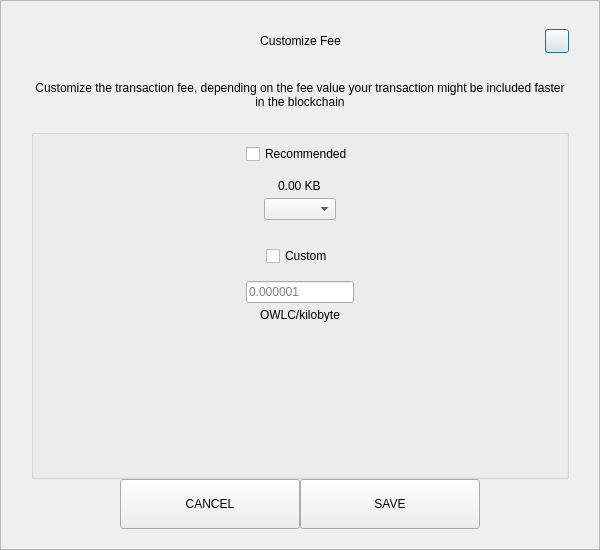
<?xml version="1.0" encoding="UTF-8"?>
<ui version="4.0">
 <class>SendCustomFeeDialog</class>
 <widget class="QDialog" name="SendCustomFeeDialog">
  <property name="geometry">
   <rect>
    <x>0</x>
    <y>0</y>
    <width>600</width>
    <height>550</height>
   </rect>
  </property>
  <property name="windowTitle">
   <string>Form</string>
  </property>
  <layout class="QVBoxLayout" name="verticalLayout_3">
   <property name="spacing">
    <number>0</number>
   </property>
   <property name="leftMargin">
    <number>0</number>
   </property>
   <property name="topMargin">
    <number>0</number>
   </property>
   <property name="rightMargin">
    <number>0</number>
   </property>
   <property name="bottomMargin">
    <number>0</number>
   </property>
   <item>
    <widget class="QFrame" name="frame">
     <property name="styleSheet">
      <string notr="true"/>
     </property>
     <property name="frameShape">
      <enum>QFrame::StyledPanel</enum>
     </property>
     <property name="frameShadow">
      <enum>QFrame::Raised</enum>
     </property>
     <layout class="QVBoxLayout" name="verticalLayout_2">
      <property name="spacing">
       <number>0</number>
      </property>
      <property name="leftMargin">
       <number>30</number>
      </property>
      <property name="topMargin">
       <number>20</number>
      </property>
      <property name="rightMargin">
       <number>30</number>
      </property>
      <property name="bottomMargin">
       <number>20</number>
      </property>
      <item>
       <layout class="QHBoxLayout" name="horizontalLayout_3">
        <property name="spacing">
         <number>0</number>
        </property>
        <item>
         <spacer name="horizontalSpacer_21">
          <property name="orientation">
           <enum>Qt::Horizontal</enum>
          </property>
          <property name="sizeHint" stdset="0">
           <size>
            <width>40</width>
            <height>20</height>
           </size>
          </property>
         </spacer>
        </item>
        <item>
         <widget class="QLabel" name="labelTitle">
          <property name="minimumSize">
           <size>
            <width>0</width>
            <height>40</height>
           </size>
          </property>
          <property name="maximumSize">
           <size>
            <width>16777215</width>
            <height>40</height>
           </size>
          </property>
          <property name="styleSheet">
           <string notr="true">padding-left:24px;</string>
          </property>
          <property name="text">
           <string>Customize Fee</string>
          </property>
          <property name="alignment">
           <set>Qt::AlignCenter</set>
          </property>
          <property name="margin">
           <number>7</number>
          </property>
         </widget>
        </item>
        <item>
         <spacer name="horizontalSpacer">
          <property name="orientation">
           <enum>Qt::Horizontal</enum>
          </property>
          <property name="sizeHint" stdset="0">
           <size>
            <width>40</width>
            <height>20</height>
           </size>
          </property>
         </spacer>
        </item>
        <item>
         <widget class="QPushButton" name="btnEsc">
          <property name="minimumSize">
           <size>
            <width>24</width>
            <height>24</height>
           </size>
          </property>
          <property name="maximumSize">
           <size>
            <width>24</width>
            <height>24</height>
           </size>
          </property>
          <property name="text">
           <string/>
          </property>
         </widget>
        </item>
       </layout>
      </item>
      <item>
       <spacer name="verticalSpacer_2">
        <property name="orientation">
         <enum>Qt::Vertical</enum>
        </property>
        <property name="sizeType">
         <enum>QSizePolicy::Fixed</enum>
        </property>
        <property name="sizeHint" stdset="0">
         <size>
          <width>20</width>
          <height>20</height>
         </size>
        </property>
       </spacer>
      </item>
      <item>
       <widget class="QLabel" name="labelMessage">
        <property name="text">
         <string>Customize the transaction fee, depending on the fee value your transaction might be included faster in the blockchain</string>
        </property>
        <property name="alignment">
         <set>Qt::AlignCenter</set>
        </property>
        <property name="wordWrap">
         <bool>true</bool>
        </property>
       </widget>
      </item>
      <item>
       <spacer name="verticalSpacer_3">
        <property name="orientation">
         <enum>Qt::Vertical</enum>
        </property>
        <property name="sizeType">
         <enum>QSizePolicy::Fixed</enum>
        </property>
        <property name="sizeHint" stdset="0">
         <size>
          <width>20</width>
          <height>20</height>
         </size>
        </property>
       </spacer>
      </item>
      <item>
       <widget class="QGroupBox" name="groupBox">
        <property name="title">
         <string/>
        </property>
        <layout class="QVBoxLayout" name="verticalLayout">
         <property name="leftMargin">
          <number>12</number>
         </property>
         <property name="rightMargin">
          <number>12</number>
         </property>
         <item>
          <layout class="QVBoxLayout" name="verticalLayout_4">
           <property name="spacing">
            <number>5</number>
           </property>
           <item alignment="Qt::AlignHCenter">
            <widget class="QCheckBox" name="checkBoxRecommended">
             <property name="text">
              <string>Recommended</string>
             </property>
            </widget>
           </item>
           <item>
            <spacer name="verticalSpacer_5">
             <property name="orientation">
              <enum>Qt::Vertical</enum>
             </property>
             <property name="sizeType">
              <enum>QSizePolicy::Fixed</enum>
             </property>
             <property name="sizeHint" stdset="0">
              <size>
               <width>20</width>
               <height>10</height>
              </size>
             </property>
            </spacer>
           </item>
           <item alignment="Qt::AlignHCenter">
            <widget class="QLabel" name="labelFee">
             <property name="text">
              <string>0.00 KB</string>
             </property>
            </widget>
           </item>
           <item alignment="Qt::AlignHCenter">
            <widget class="QComboBox" name="comboBoxRecommended"/>
           </item>
          </layout>
         </item>
         <item>
          <spacer name="verticalSpacer">
           <property name="orientation">
            <enum>Qt::Vertical</enum>
           </property>
           <property name="sizeType">
            <enum>QSizePolicy::Fixed</enum>
           </property>
           <property name="sizeHint" stdset="0">
            <size>
             <width>20</width>
             <height>20</height>
            </size>
           </property>
          </spacer>
         </item>
         <item>
          <layout class="QVBoxLayout" name="verticalLayout_5">
           <property name="spacing">
            <number>5</number>
           </property>
           <item alignment="Qt::AlignHCenter">
            <widget class="QCheckBox" name="checkBoxCustom">
             <property name="text">
              <string>Custom</string>
             </property>
            </widget>
           </item>
           <item>
            <spacer name="verticalSpacer_6">
             <property name="orientation">
              <enum>Qt::Vertical</enum>
             </property>
             <property name="sizeType">
              <enum>QSizePolicy::Fixed</enum>
             </property>
             <property name="sizeHint" stdset="0">
              <size>
               <width>20</width>
               <height>10</height>
              </size>
             </property>
            </spacer>
           </item>
           <item alignment="Qt::AlignHCenter">
            <widget class="QLineEdit" name="lineEditCustomFee">
             <property name="placeholderText">
              <string notr="true">0.000001</string>
             </property>
            </widget>
           </item>
           <item alignment="Qt::AlignHCenter">
            <widget class="QLabel" name="labelCustomFee">
             <property name="text">
              <string>OWLC/kilobyte</string>
             </property>
            </widget>
           </item>
          </layout>
         </item>
         <item>
          <spacer name="verticalSpacer_4">
           <property name="orientation">
            <enum>Qt::Vertical</enum>
           </property>
           <property name="sizeHint" stdset="0">
            <size>
             <width>20</width>
             <height>40</height>
            </size>
           </property>
          </spacer>
         </item>
        </layout>
       </widget>
      </item>
      <item>
       <layout class="QHBoxLayout" name="horizontalLayout" stretch="1,2,2,1">
        <item>
         <spacer name="horizontalSpacer1">
          <property name="orientation">
           <enum>Qt::Horizontal</enum>
          </property>
          <property name="sizeHint" stdset="0">
           <size>
            <width>40</width>
            <height>20</height>
           </size>
          </property>
         </spacer>
        </item>
        <item>
         <widget class="QPushButton" name="btnCancel">
          <property name="minimumSize">
           <size>
            <width>180</width>
            <height>50</height>
           </size>
          </property>
          <property name="focusPolicy">
           <enum>Qt::NoFocus</enum>
          </property>
          <property name="text">
           <string>CANCEL</string>
          </property>
         </widget>
        </item>
        <item>
         <widget class="QPushButton" name="btnSave">
          <property name="minimumSize">
           <size>
            <width>180</width>
            <height>50</height>
           </size>
          </property>
          <property name="focusPolicy">
           <enum>Qt::NoFocus</enum>
          </property>
          <property name="text">
           <string>SAVE</string>
          </property>
         </widget>
        </item>
        <item>
         <spacer name="horizontalSpacer_2">
          <property name="orientation">
           <enum>Qt::Horizontal</enum>
          </property>
          <property name="sizeHint" stdset="0">
           <size>
            <width>40</width>
            <height>20</height>
           </size>
          </property>
         </spacer>
        </item>
       </layout>
      </item>
     </layout>
    </widget>
   </item>
  </layout>
 </widget>
 <resources/>
 <connections/>
</ui>
